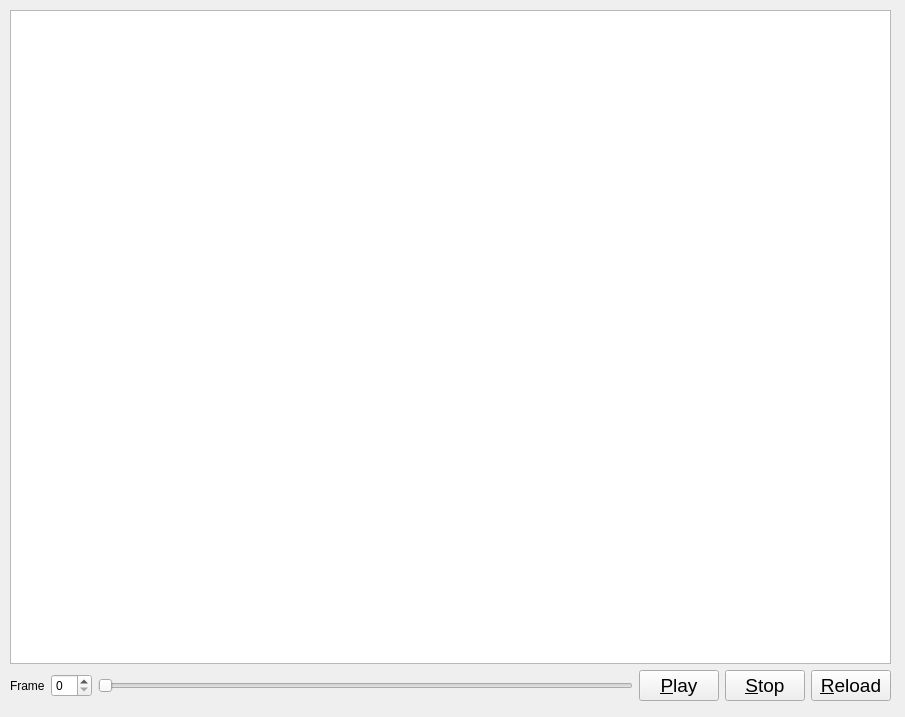
<?xml version="1.0" encoding="UTF-8"?>
<ui version="4.0">
 <class>SimpleUI</class>
 <widget class="QWidget" name="SimpleUI">
  <property name="geometry">
   <rect>
    <x>0</x>
    <y>0</y>
    <width>905</width>
    <height>717</height>
   </rect>
  </property>
  <property name="sizePolicy">
   <sizepolicy hsizetype="Maximum" vsizetype="Maximum">
    <horstretch>0</horstretch>
    <verstretch>0</verstretch>
   </sizepolicy>
  </property>
  <property name="windowTitle">
   <string>FullCircle Simulator</string>
  </property>
  <property name="styleSheet">
   <string notr="true">QWidget {background-image: url(:/images/images/HexaBus-Steckdose.jpg)}</string>
  </property>
  <widget class="QWidget" name="verticalLayoutWidget">
   <property name="geometry">
    <rect>
     <x>10</x>
     <y>10</y>
     <width>881</width>
     <height>691</height>
    </rect>
   </property>
   <layout class="QVBoxLayout" name="verticalLayout">
    <item>
     <widget class="QGraphicsView" name="graphics_view">
      <property name="sizePolicy">
       <sizepolicy hsizetype="Expanding" vsizetype="Expanding">
        <horstretch>0</horstretch>
        <verstretch>0</verstretch>
       </sizepolicy>
      </property>
      <property name="interactive">
       <bool>false</bool>
      </property>
      <property name="sceneRect">
       <rectf>
        <x>0.000000000000000</x>
        <y>0.000000000000000</y>
        <width>800.000000000000000</width>
        <height>600.000000000000000</height>
       </rectf>
      </property>
     </widget>
    </item>
    <item>
     <layout class="QHBoxLayout" name="horizontalLayout">
      <item>
       <widget class="QLabel" name="label">
        <property name="text">
         <string>Frame</string>
        </property>
       </widget>
      </item>
      <item>
       <widget class="QSpinBox" name="frame_spinbox"/>
      </item>
      <item>
       <widget class="QSlider" name="frame_slider">
        <property name="orientation">
         <enum>Qt::Horizontal</enum>
        </property>
       </widget>
      </item>
      <item>
       <widget class="QPushButton" name="play_PB">
        <property name="font">
         <font>
          <pointsize>14</pointsize>
          <weight>50</weight>
          <bold>false</bold>
         </font>
        </property>
        <property name="text">
         <string>&amp;Play</string>
        </property>
       </widget>
      </item>
      <item>
       <widget class="QPushButton" name="stop_PB">
        <property name="font">
         <font>
          <pointsize>14</pointsize>
          <weight>50</weight>
          <bold>false</bold>
         </font>
        </property>
        <property name="text">
         <string>&amp;Stop</string>
        </property>
       </widget>
      </item>
      <item>
       <widget class="QPushButton" name="reload_PB">
        <property name="font">
         <font>
          <pointsize>14</pointsize>
          <weight>50</weight>
          <bold>false</bold>
         </font>
        </property>
        <property name="text">
         <string>&amp;Reload</string>
        </property>
       </widget>
      </item>
     </layout>
    </item>
   </layout>
  </widget>
 </widget>
 <resources>
  <include location="sprites.qrc"/>
 </resources>
 <connections/>
</ui>
